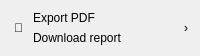
           <widget class="QFrame" name="cardPdf">
            <property name="minimumSize">
             <size>
              <width>0</width>
              <height>56</height>
             </size>
            </property>
            <property name="maximumSize">
             <size>
              <width>16777215</width>
              <height>56</height>
             </size>
            </property>
            <property name="cursor">
             <cursorShape>PointingHandCursor</cursorShape>
            </property>
            <property name="frameShape">
             <enum>QFrame::Shape::NoFrame</enum>
            </property>
            <layout class="QHBoxLayout" name="cardPdfLayout">
             <property name="spacing">
              <number>10</number>
             </property>
             <property name="leftMargin">
              <number>14</number>
             </property>
             <property name="topMargin">
              <number>8</number>
             </property>
             <property name="rightMargin">
              <number>12</number>
             </property>
             <property name="bottomMargin">
              <number>8</number>
             </property>
             <item>
              <widget class="QLabel" name="cardPdfIcon">
               <property name="text">
                <string>📄</string>
               </property>
              </widget>
             </item>
             <item>
              <layout class="QVBoxLayout" name="cardPdfTextLayout">
               <property name="spacing">
                <number>0</number>
               </property>
               <property name="leftMargin">
                <number>0</number>
               </property>
               <property name="topMargin">
                <number>0</number>
               </property>
               <property name="rightMargin">
                <number>0</number>
               </property>
               <property name="bottomMargin">
                <number>0</number>
               </property>
               <item>
                <widget class="QLabel" name="cardPdfTitle">
                 <property name="text">
                  <string>Export PDF</string>
                 </property>
                </widget>
               </item>
               <item>
                <widget class="QLabel" name="cardPdfSub">
                 <property name="text">
                  <string>Download report</string>
                 </property>
                </widget>
               </item>
              </layout>
             </item>
             <item>
              <spacer name="spacer11">
               <property name="orientation">
                <enum>Qt::Orientation::Horizontal</enum>
               </property>
               <property name="sizeHint" stdset="0">
                <size>
                 <width>20</width>
                 <height>20</height>
                </size>
               </property>
              </spacer>
             </item>
             <item>
              <widget class="QLabel" name="cardPdfChevron">
               <property name="text">
                <string>›</string>
               </property>
              </widget>
             </item>
            </layout>
           </widget>
